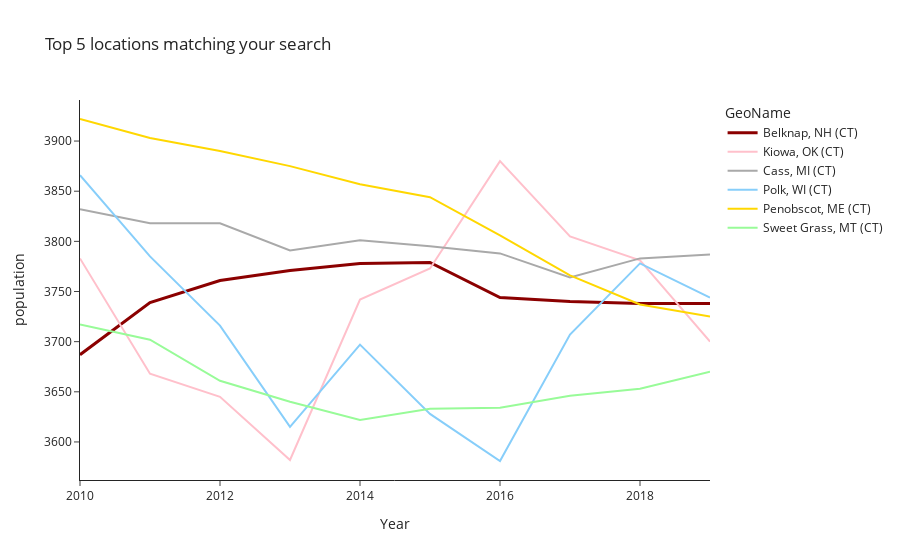

Notebook code cell kept with this figure:
### Code cell
def basic_run_ctfips():

    f = CTFipsQuery(
    fips,
    variable,
    ct_time_period = ct_time_period,
    feature_groups_with_weights={variable: 1, "urbanicity": 2},
)
 
    f.find_euclidean_kins()
    f.show_kins_plot()
    

profiler_basic_ctfips = cProfile.Profile()

profiler_basic_ctfips.enable()
basic_run_ctfips()
profiler_basic_ctfips.disable()

profiler_basic_ctfips.print_stats(sort='cumulative')

### Figure 1 — Plotly figure (JSON) as saved in the notebook; plotly's stock layout.template omitted (floating-point values rounded to 4 significant figures)
{"data": [{"line": {"color": "darkred", "width": 3}, "mode": "lines", "name": "Belknap, NH (CT)", "text": "Belknap, NH (CT)", "textposition": "top right", "type": "scatter", "x": [2010, 2011, 2012, 2013, 2014, 2015, 2016, 2017, 2018, 2019], "y": [3687, 3739, 3761, 3771, 3778, 3779, 3744, 3740, 3738, 3738]}, {"line": {"color": "#FFC0CB"}, "mode": "lines", "name": "Kiowa, OK (CT)", "text": "Kiowa, OK (CT)", "textposition": "top right", "type": "scatter", "x": [2010, 2011, 2012, 2013, 2014, 2015, 2016, 2017, 2018, 2019], "y": [3783, 3668, 3645, 3582, 3742, 3773, 3880, 3805, 3781, 3700]}, {"line": {"color": "#A9A9A9"}, "mode": "lines", "name": "Cass, MI (CT)", "text": "Cass, MI (CT)", "textposition": "top right", "type": "scatter", "x": [2010, 2011, 2012, 2013, 2014, 2015, 2016, 2017, 2018, 2019], "y": [3832, 3818, 3818, 3791, 3801, 3795, 3788, 3764, 3783, 3787]}, {"line": {"color": "#87CEFA"}, "mode": "lines", "name": "Polk, WI (CT)", "text": "Polk, WI (CT)", "textposition": "top right", "type": "scatter", "x": [2010, 2011, 2012, 2013, 2014, 2015, 2016, 2017, 2018, 2019], "y": [3866, 3785, 3716, 3615, 3697, 3628, 3581, 3707, 3778, 3744]}, {"line": {"color": "#FFD700"}, "mode": "lines", "name": "Penobscot, ME (CT)", "text": "Penobscot, ME (CT)", "textposition": "top right", "type": "scatter", "x": [2010, 2011, 2012, 2013, 2014, 2015, 2016, 2017, 2018, 2019], "y": [3922, 3903, 3890, 3875, 3857, 3844, 3806, 3766, 3737, 3725]}, {"line": {"color": "#98FB98"}, "mode": "lines", "name": "Sweet Grass, MT (CT)", "text": "Sweet Grass, MT (CT)", "textposition": "top right", "type": "scatter", "x": [2010, 2011, 2012, 2013, 2014, 2015, 2016, 2017, 2018, 2019], "y": [3717, 3702, 3661, 3640, 3622, 3633, 3634, 3646, 3653, 3670]}], "layout": {"legend": {"title": {"text": "GeoName"}}, "title": {"text": "Top 5 locations matching your search"}, "xaxis": {"title": {"text": "Year"}}, "yaxis": {"title": {"text": "population"}}}}
